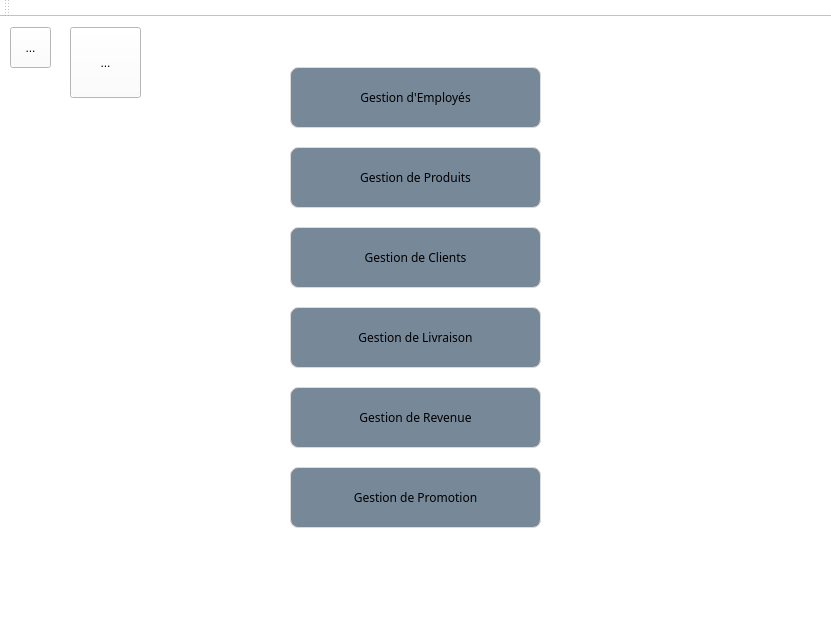
<?xml version="1.0" encoding="UTF-8"?>
<ui version="4.0">
 <class>MainWindow</class>
 <widget class="QMainWindow" name="MainWindow">
  <property name="geometry">
   <rect>
    <x>0</x>
    <y>0</y>
    <width>831</width>
    <height>625</height>
   </rect>
  </property>
  <property name="windowTitle">
   <string>Gestion des Clients</string>
  </property>
  <property name="styleSheet">
   <string notr="true">background-color:white;</string>
  </property>
  <widget class="QWidget" name="centralWidget">
   <property name="styleSheet">
    <string notr="true">QWidget {background-repeat: no-repeat;


background-image: url(:/Files/test2.jpg);}</string>
   </property>
   <widget class="QPushButton" name="pushButton_6">
    <property name="geometry">
     <rect>
      <x>290</x>
      <y>50</y>
      <width>251</width>
      <height>61</height>
     </rect>
    </property>
    <property name="font">
     <font>
      <family>Segoe Print</family>
     </font>
    </property>
    <property name="styleSheet">
     <string notr="true">QPushButton {

color: #778899c;
background:#778899;
border: none;
border: 1px solid #DCDCDC;
border-radius: 8px;

}
QPushButton:hover {
color:#fff;

background:#778899;
border: none;
}</string>
    </property>
    <property name="text">
     <string>Gestion d'Employés</string>
    </property>
   </widget>
   <widget class="QPushButton" name="pushButton_7">
    <property name="geometry">
     <rect>
      <x>290</x>
      <y>130</y>
      <width>251</width>
      <height>61</height>
     </rect>
    </property>
    <property name="font">
     <font>
      <family>Segoe Print</family>
     </font>
    </property>
    <property name="styleSheet">
     <string notr="true">QPushButton {

color: #778899c;
background:#778899;
border: none;
border: 1px solid #DCDCDC;
border-radius: 8px;

}
QPushButton:hover {
color:#fff;

background:#778899;
border: none;
}</string>
    </property>
    <property name="text">
     <string>Gestion de Produits</string>
    </property>
   </widget>
   <widget class="QPushButton" name="pushButton_8">
    <property name="geometry">
     <rect>
      <x>290</x>
      <y>210</y>
      <width>251</width>
      <height>61</height>
     </rect>
    </property>
    <property name="font">
     <font>
      <family>Segoe Print</family>
     </font>
    </property>
    <property name="styleSheet">
     <string notr="true">QPushButton {

color: #778899c;
background:#778899;
border: none;
border: 1px solid #DCDCDC;
border-radius: 8px;

}
QPushButton:hover {
color:#fff;

background:#778899;
border: none;
}</string>
    </property>
    <property name="text">
     <string>Gestion de Clients</string>
    </property>
   </widget>
   <widget class="QPushButton" name="pushButton_9">
    <property name="geometry">
     <rect>
      <x>290</x>
      <y>290</y>
      <width>251</width>
      <height>61</height>
     </rect>
    </property>
    <property name="font">
     <font>
      <family>Segoe Print</family>
     </font>
    </property>
    <property name="styleSheet">
     <string notr="true">QPushButton {

color: #778899c;
background:#778899;
border: none;
border: 1px solid #DCDCDC;
border-radius: 8px;

}
QPushButton:hover {
color:#fff;

background:#778899;
border: none;
}</string>
    </property>
    <property name="text">
     <string>Gestion de Livraison</string>
    </property>
   </widget>
   <widget class="QPushButton" name="pushButton_10">
    <property name="geometry">
     <rect>
      <x>290</x>
      <y>370</y>
      <width>251</width>
      <height>61</height>
     </rect>
    </property>
    <property name="font">
     <font>
      <family>Segoe Print</family>
     </font>
    </property>
    <property name="styleSheet">
     <string notr="true">QPushButton {

color: #778899c;
background:#778899;
border: none;
border: 1px solid #DCDCDC;
border-radius: 8px;

}
QPushButton:hover {
color:#fff;

background:#778899;
border: none;
}</string>
    </property>
    <property name="text">
     <string>Gestion de Revenue</string>
    </property>
   </widget>
   <widget class="QPushButton" name="pushButton_11">
    <property name="geometry">
     <rect>
      <x>290</x>
      <y>450</y>
      <width>251</width>
      <height>61</height>
     </rect>
    </property>
    <property name="font">
     <font>
      <family>Segoe Print</family>
     </font>
    </property>
    <property name="styleSheet">
     <string notr="true">QPushButton {

color: #778899c;
background:#778899;
border: none;
border: 1px solid #DCDCDC;
border-radius: 8px;

}
QPushButton:hover {
color:#fff;

background:#778899;
border: none;
}</string>
    </property>
    <property name="text">
     <string>Gestion de Promotion</string>
    </property>
   </widget>
   <widget class="QToolButton" name="toolButton">
    <property name="geometry">
     <rect>
      <x>10</x>
      <y>10</y>
      <width>41</width>
      <height>41</height>
     </rect>
    </property>
    <property name="styleSheet">
     <string notr="true">background-image: url(:/Files/settings.png);</string>
    </property>
    <property name="text">
     <string>...</string>
    </property>
   </widget>
   <widget class="QToolButton" name="toolButton_2">
    <property name="geometry">
     <rect>
      <x>70</x>
      <y>10</y>
      <width>71</width>
      <height>71</height>
     </rect>
    </property>
    <property name="styleSheet">
     <string notr="true">background-image: url(:/Files/icons8-video-64.png);</string>
    </property>
    <property name="text">
     <string>...</string>
    </property>
   </widget>
  </widget>
  <widget class="QMenuBar" name="menuBar">
   <property name="geometry">
    <rect>
     <x>0</x>
     <y>0</y>
     <width>831</width>
     <height>22</height>
    </rect>
   </property>
  </widget>
  <widget class="QToolBar" name="mainToolBar">
   <attribute name="toolBarArea">
    <enum>TopToolBarArea</enum>
   </attribute>
   <attribute name="toolBarBreak">
    <bool>false</bool>
   </attribute>
  </widget>
  <widget class="QStatusBar" name="statusBar"/>
 </widget>
 <layoutdefault spacing="6" margin="11"/>
 <resources/>
 <connections/>
</ui>
